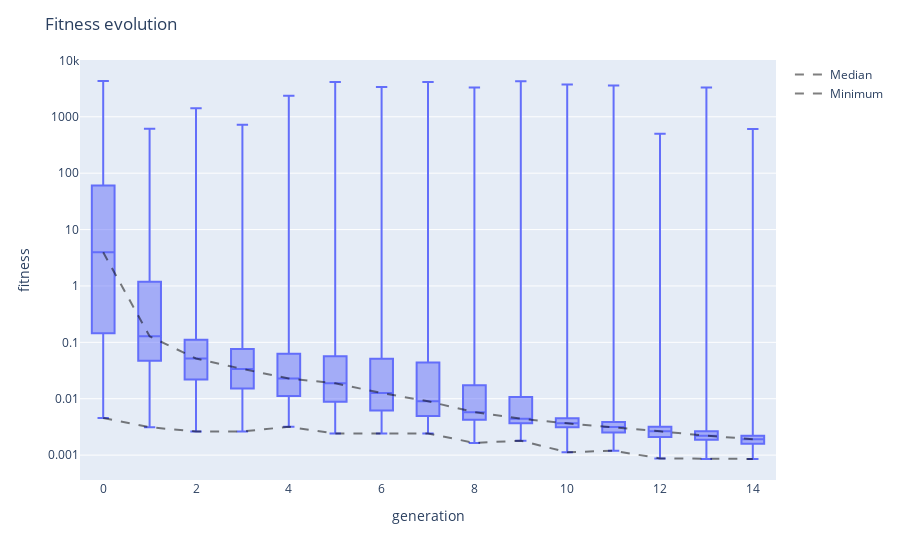

Notebook cell for this chart:
### Code cell
viewer.fitness_evolution()

### Figure 1 — Plotly figure (JSON) as saved in the notebook; plotly's stock layout.template omitted (floating-point values rounded to 4 significant figures; data arrays with more than 128 entries replaced by an {"elided": "..."} marker saying what was removed)
{"data": [{"alignmentgroup": "True", "boxpoints": false, "hovertemplate": "generation=%{x}<br>fitness=%{y}<extra></extra>", "legendgroup": "", "marker": {"color": "#636efa"}, "name": "", "notched": false, "offsetgroup": "", "orientation": "v", "showlegend": false, "type": "box", "x": {"elided": "10500 int values"}, "x0": " ", "xaxis": "x", "y": {"elided": "10500 float values"}, "y0": " ", "yaxis": "y"}, {"line": {"color": "rgba(0,0,0,0.5)", "dash": "dash", "width": 2}, "mode": "lines", "name": "Median", "type": "scatter", "x": [0, 1, 2, 3, 4, 5, 6, 7, 8, 9, 10, 11, 12, 13, 14], "y": [3.949, 0.1279, 0.0517, 0.03376, 0.02285, 0.01879, 0.01264, 0.009016, 0.005777, 0.004414, 0.00366, 0.003147, 0.002638, 0.002209, 0.001913]}, {"line": {"color": "rgba(0,0,0,0.5)", "dash": "dash", "width": 2}, "mode": "lines", "name": "Minimum", "type": "scatter", "x": [0, 1, 2, 3, 4, 5, 6, 7, 8, 9, 10, 11, 12, 13, 14], "y": [0.004534, 0.003122, 0.002633, 0.002633, 0.003178, 0.002417, 0.002417, 0.002417, 0.001647, 0.001799, 0.001125, 0.001196, 0.0008733, 0.0008533, 0.0008566]}], "layout": {"boxmode": "group", "legend": {"tracegroupgap": 0}, "margin": {"t": 60}, "title": {"text": "Fitness evolution"}, "xaxis": {"anchor": "y", "domain": [0, 1], "title": {"text": "generation"}}, "yaxis": {"anchor": "x", "domain": [0, 1], "title": {"text": "fitness"}, "type": "log"}}}
